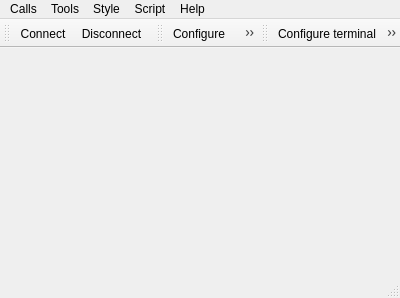
<?xml version="1.0" encoding="UTF-8"?>
<ui version="4.0">
 <class>MainWindow</class>
 <widget class="QMainWindow" name="MainWindow">
  <property name="geometry">
   <rect>
    <x>0</x>
    <y>0</y>
    <width>400</width>
    <height>298</height>
   </rect>
  </property>
  <property name="windowTitle">
   <string>Simple Terminal</string>
  </property>
  <widget class="QWidget" name="centralWidget">
   <layout class="QVBoxLayout" name="verticalLayout"/>
  </widget>
  <widget class="QMenuBar" name="menuBar">
   <property name="geometry">
    <rect>
     <x>0</x>
     <y>0</y>
     <width>400</width>
     <height>18</height>
    </rect>
   </property>
   <widget class="QMenu" name="menuCalls">
    <property name="title">
     <string>Calls</string>
    </property>
    <addaction name="actionConnect"/>
    <addaction name="actionDisconnect"/>
    <addaction name="separator"/>
    <addaction name="actionQuit"/>
   </widget>
   <widget class="QMenu" name="menuTools">
    <property name="title">
     <string>Tools</string>
    </property>
    <addaction name="actionConfigure"/>
    <addaction name="actionClear"/>
   </widget>
   <widget class="QMenu" name="menuHelp">
    <property name="title">
     <string>Help</string>
    </property>
    <addaction name="actionAbout"/>
    <addaction name="actionAboutQt"/>
   </widget>
   <widget class="QMenu" name="menuScript">
    <property name="title">
     <string>Script</string>
    </property>
    <widget class="QMenu" name="menuRemoveScript">
     <property name="title">
      <string>Remove</string>
     </property>
    </widget>
    <addaction name="actionOpenScript"/>
    <addaction name="actionLoadScript"/>
    <addaction name="menuRemoveScript"/>
    <addaction name="separator"/>
   </widget>
   <widget class="QMenu" name="menuStyle">
    <property name="title">
     <string>Style</string>
    </property>
    <addaction name="actionConfigure_terminal"/>
    <addaction name="actionConfigure_terminalBaseColor"/>
    <addaction name="actionConfigure_terminalTextColor"/>
   </widget>
   <addaction name="menuCalls"/>
   <addaction name="menuTools"/>
   <addaction name="menuStyle"/>
   <addaction name="menuScript"/>
   <addaction name="menuHelp"/>
  </widget>
  <widget class="QToolBar" name="connectToolBar">
   <property name="windowTitle">
    <string>Calls</string>
   </property>
   <attribute name="toolBarArea">
    <enum>TopToolBarArea</enum>
   </attribute>
   <attribute name="toolBarBreak">
    <bool>false</bool>
   </attribute>
   <addaction name="actionConnect"/>
   <addaction name="actionDisconnect"/>
  </widget>
  <widget class="QStatusBar" name="statusBar"/>
  <widget class="QToolBar" name="toolBarTools">
   <property name="windowTitle">
    <string>Toosl</string>
   </property>
   <attribute name="toolBarArea">
    <enum>TopToolBarArea</enum>
   </attribute>
   <attribute name="toolBarBreak">
    <bool>false</bool>
   </attribute>
   <addaction name="actionConfigure"/>
   <addaction name="actionClear"/>
  </widget>
  <widget class="QToolBar" name="toolBarStyle">
   <property name="windowTitle">
    <string>toolBar</string>
   </property>
   <attribute name="toolBarArea">
    <enum>TopToolBarArea</enum>
   </attribute>
   <attribute name="toolBarBreak">
    <bool>false</bool>
   </attribute>
   <addaction name="actionConfigure_terminal"/>
   <addaction name="actionConfigure_terminalBaseColor"/>
   <addaction name="actionConfigure_terminalTextColor"/>
  </widget>
  <action name="actionAbout">
   <property name="text">
    <string>&amp;About</string>
   </property>
   <property name="toolTip">
    <string>About program</string>
   </property>
   <property name="shortcut">
    <string>Alt+A</string>
   </property>
  </action>
  <action name="actionAboutQt">
   <property name="text">
    <string>About Qt</string>
   </property>
  </action>
  <action name="actionConnect">
   <property name="icon">
    <iconset resource="terminal.qrc">
     <normaloff>:/images/connect.png</normaloff>:/images/connect.png</iconset>
   </property>
   <property name="text">
    <string>C&amp;onnect</string>
   </property>
   <property name="toolTip">
    <string>Connect to serial port</string>
   </property>
   <property name="shortcut">
    <string>Ctrl+O</string>
   </property>
  </action>
  <action name="actionDisconnect">
   <property name="icon">
    <iconset resource="terminal.qrc">
     <normaloff>:/images/disconnect.png</normaloff>:/images/disconnect.png</iconset>
   </property>
   <property name="text">
    <string>&amp;Disconnect</string>
   </property>
   <property name="toolTip">
    <string>Disconnect from serial port</string>
   </property>
   <property name="shortcut">
    <string>Ctrl+D</string>
   </property>
  </action>
  <action name="actionConfigure">
   <property name="icon">
    <iconset resource="terminal.qrc">
     <normaloff>:/images/settings.png</normaloff>:/images/settings.png</iconset>
   </property>
   <property name="text">
    <string>&amp;Configure</string>
   </property>
   <property name="toolTip">
    <string>Configure serial port</string>
   </property>
   <property name="shortcut">
    <string>Alt+C</string>
   </property>
  </action>
  <action name="actionClear">
   <property name="icon">
    <iconset resource="terminal.qrc">
     <normaloff>:/images/clear.png</normaloff>:/images/clear.png</iconset>
   </property>
   <property name="text">
    <string>C&amp;lear</string>
   </property>
   <property name="toolTip">
    <string>Clear data</string>
   </property>
   <property name="shortcut">
    <string>Alt+L</string>
   </property>
  </action>
  <action name="actionQuit">
   <property name="icon">
    <iconset resource="terminal.qrc">
     <normaloff>:/images/application-exit.png</normaloff>:/images/application-exit.png</iconset>
   </property>
   <property name="text">
    <string>&amp;Quit</string>
   </property>
   <property name="shortcut">
    <string>Ctrl+Q</string>
   </property>
  </action>
  <action name="actionOpenScript">
   <property name="text">
    <string>Open</string>
   </property>
  </action>
  <action name="actionLoadScript">
   <property name="text">
    <string>Load</string>
   </property>
  </action>
  <action name="actionConfigure_terminal">
   <property name="icon">
    <iconset resource="terminal.qrc">
     <normaloff>:/images/word_color_text_editing-512.webp</normaloff>:/images/word_color_text_editing-512.webp</iconset>
   </property>
   <property name="text">
    <string>Con&amp;figure terminal</string>
   </property>
   <property name="shortcut">
    <string>Ctrl+F</string>
   </property>
  </action>
  <action name="actionConfigure_terminalBaseColor">
   <property name="icon">
    <iconset resource="terminal.qrc">
     <normaloff>:/images/RGB-512.png</normaloff>:/images/RGB-512.png</iconset>
   </property>
   <property name="text">
    <string>Con&amp;figure terminal fon color</string>
   </property>
   <property name="toolTip">
    <string>Configure terminal fon color</string>
   </property>
  </action>
  <action name="actionConfigure_terminalTextColor">
   <property name="icon">
    <iconset resource="terminal.qrc">
     <normaloff>:/images/Font-color-icon.png</normaloff>:/images/Font-color-icon.png</iconset>
   </property>
   <property name="text">
    <string>Con&amp;figure terminal text color</string>
   </property>
   <property name="toolTip">
    <string>Configure terminal text color</string>
   </property>
  </action>
 </widget>
 <layoutdefault spacing="6" margin="11"/>
 <resources>
  <include location="terminal.qrc"/>
 </resources>
 <connections/>
</ui>
